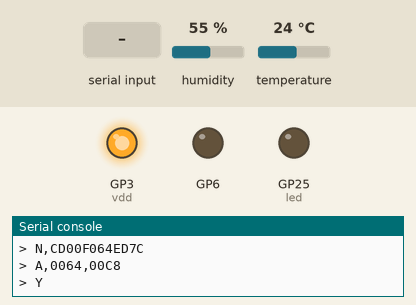
This program was run on a simulated Raspberry Pi Pico running MicroPython. Parts: output pins drawn as LEDs (lit = HIGH), the last lines printed to the serial console. The test bench sets the inputs (shaded band); at power-on: humidity 55 %, temperature 24 °C.

Above: at 5.5 s.
5.6 s: humidity set to 22 %
At 9.94 s:
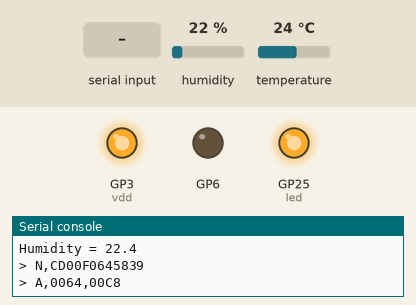
11.2 s: "5\n" received over the second serial link
17.1 s: temperature set to 12 °C
Timing chart, 0 to 28.0 s (numbered marks = the images above; inputs shaded):
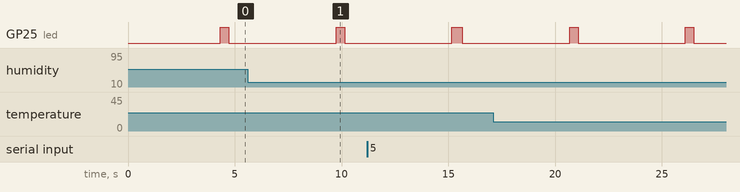

Measured:
- by itself, GP25 (led): alternates HIGH for 0.40 s and LOW for 5.0 s

The program:

example04_humid.py
```python
# (licence header left out)
# 温湿度センサ AE-SHT31 ピン接続図
##############################
#   SHT31 # Pico # GPIO
##############################
#     +V  #  5   # GP3
#    SDA  #  6   # GP4
#    SCL  #  7   # GP5
#    ADD  #  8   # GND
#    GND  #  9   # GP6
##############################

ble_ad_id = 'CD00'                      # BLEビーコン用ID(先頭2バイト)
sht31 = 0x44                            # 温湿度センサSHT31のI2Cアドレス

from machine import Pin,I2C             # ライブラリmachineのI2Cを組み込む
from machine import UART                # machineからUARTを組み込む
from utime import sleep                 # μtimeからsleepを組み込む

def rn4020(s = ''):                     # BLE RN4020との通信用の関数を定義
    if len(s) > 0:                      # 変数sが1文字以上あるとき
        print('>',s)                    # 内容を表示
        uart.write(s + '\n')            # コマンド送信
        sleep(0.1)                      # 0.1秒の待ち時間処理
    while uart.any() > 0:               # 受信バッファに文字があるとき
        rx = uart.readline().decode()   # 受信データを変数sに代入する
        print('<',rx.strip())           # 受信結果を表示する
        sleep(0.1)                      # 0.1秒の待ち時間処理

led = Pin(25, Pin.OUT)                  # GPIO出力用インスタンスledを生成
gnd = Pin(6, Pin.OUT)                   # GP6をSHT31のGNDピンに接続
gnd.value(0)                            # GND用に0Vを出力
vdd = Pin(3, Pin.OUT)                   # GP3をSHT31のV+ピンに接続
vdd.value(1)                            # V+用に3.3Vを出力
i2c = I2C(0, scl=Pin(5), sda=Pin(4))    # GP5をSHT31のSCL,GP4をSDAに接続

uart = UART(0, 115200, bits=8, parity=None, stop=1) # シリアルuartを生成
rn4020('V')                             # バージョン情報表示
rn4020('SF,2')                          # 全設定の初期化
sleep(0.5)                              # リセット待ち(1秒)
rn4020()                                # 応答表示
rn4020('SR,20000000')                   # 機能設定:アドバタイジング
rn4020('SS,00000001')                   # サービス設定:ユーザ定義
rn4020('SN,RN4020_HUMID')               # デバイス名:RN4020_HUMID
rn4020('R,1')                           # RN4020を再起動
sleep(3)                                # リセット後にアドバタイジング開始
rn4020('D')                             # 情報表示
rn4020('Y')                             # アドバタイジング停止

temp = 0.                               # 温度値を保持する変数tempを生成
hum  = 0.                               # 湿度値を保持する変数humを生成
payload = 0x00000000                    # 送信データを保持する変数を生成
while True:                             # 繰り返し処理
    i2c.writeto_mem(sht31,0x24,b'\x00') # SHT31にコマンド0x2400を送信する
    # i2c.writeto(sht31,b'\x24\x00')    # SHT31仕様に合わせた2バイト送信表記
    sleep(0.018)                        # SHT31の測定待ち時間
    data = i2c.readfrom_mem(sht31,0x00,6)   # SHT31から測定値6バイトを受信
    if len(data) >= 5:                  # 受信データが5バイト以上の時
        temp = float((data[0]<<8) + data[1]) / 65535. * 175. - 45.
        hum  = float((data[3]<<8) + data[4]) / 65535. * 100.
        payload = (data[1]<<24) + (data[0]<<16) + (data[4]<<8) + data[3]
    s = str(round(temp,1))              # 小数点第1位で丸めた結果を文字列に
    print('Temperature =',s)            # 温度値を表示
    s = str(round(hum,1))               # 小数点第1位で丸めた結果を文字列に
    print('Humidity =',s)               # 湿度値を表示
    s = ble_ad_id + '{:08X}'.format(payload)  # BLE送信データ(16進数に変換)
    led.value(1)                        # LEDをONにする
    rn4020('N,' + s)                    # データをブロードキャスト情報に設定
    rn4020('A,0064,00C8')               # 0.1秒間隔で0.2秒間のアドバタイズ
    sleep(0.1)                          # 0.1秒間の待ち時間処理
    rn4020('Y')                         # アドバタイジング停止
    led.value(0)                        # LEDをOFFにする
    sleep(5)                            # 5秒間の待ち時間処理
```
